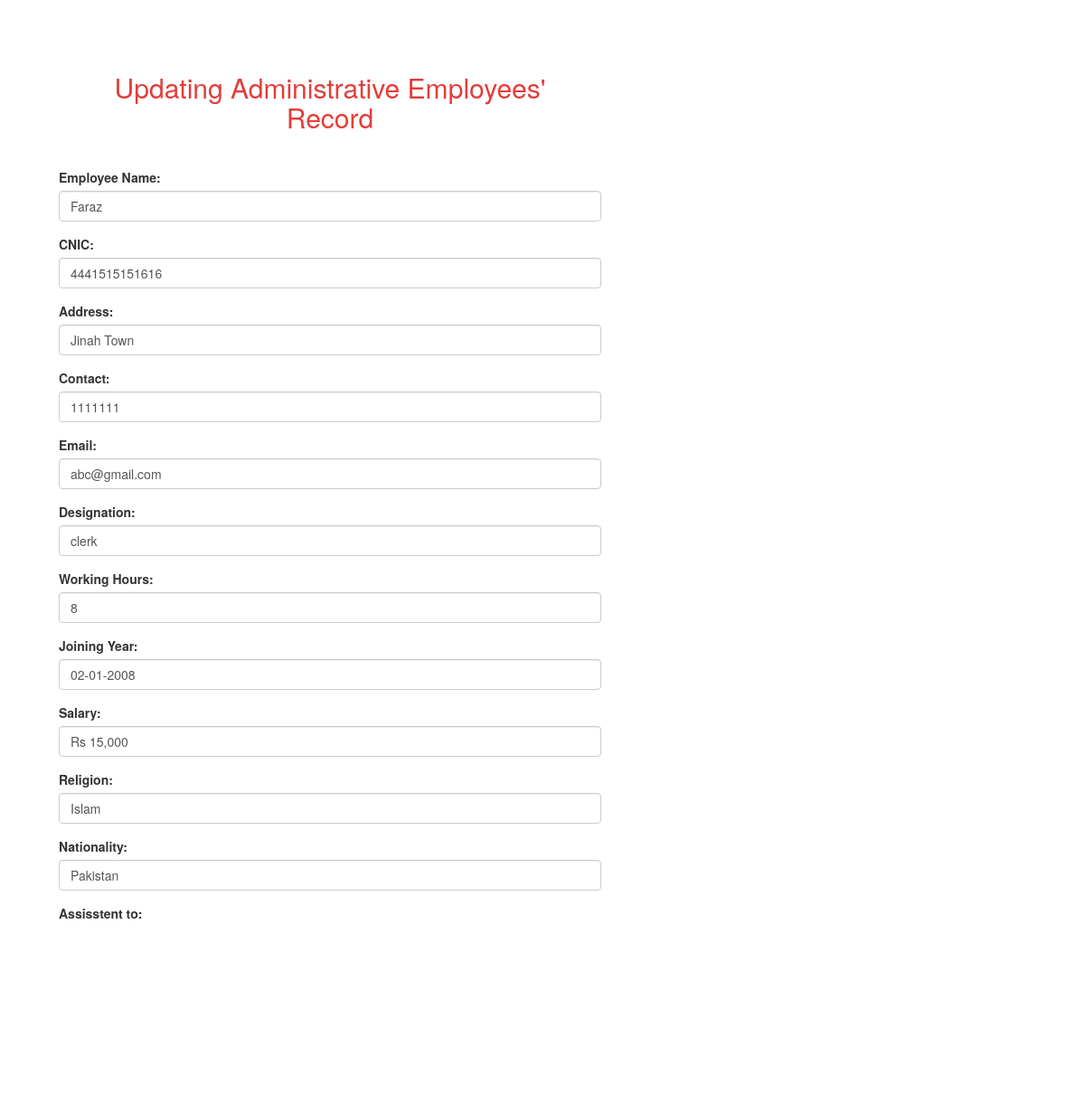
Page /edit_admin_emp.php?edit_admin_emp=5 (signed in) on the committed database.
### tables this page shows
CREATE TABLE IF NOT EXISTS `admin_emp` (
`id` int(30) NOT NULL,
  `name` varchar(60) NOT NULL,
  `cnic` varchar(60) NOT NULL,
  `addr` varchar(60) NOT NULL,
  `contact` varchar(60) NOT NULL,
  `email` varchar(60) NOT NULL,
  `desig` varchar(60) NOT NULL,
  `hours` varchar(60) NOT NULL,
  `year` varchar(60) NOT NULL,
  `salary` varchar(60) NOT NULL,
  `religion` text NOT NULL,
  `nationality` text NOT NULL,
  `assistent_to` text NOT NULL,
  `shift` text NOT NULL
);

### edit_admin_emp.php (the view, shortened to what this page needs)
<?php
	$edit_std	=	@$_GET['edit_admin_emp'];
		$que	=	"select * from admin_emp where id='$edit_std'";
		$run = mysql_query($que);
		while($row=mysql_fetch_array($run)){
			$id = $row['id'];
			$admin_emp_name			=	$row['name'];
	$admin_emp_cnic					=	$row['cnic'];
	$admin_emp_address				=	$row['addr'];
	$admin_emp_cntct				=	$row['contact'];
	$admin_emp_email				=	$row['email'];
	$admin_emp_designation			=	$row['desig'];
	$admin_emp_hours				=	$row['hours'];
	$admin_emp_year					=	$row['year'];
	$admin_emp_salary				=	$row['salary'];
	$admin_emp_religion				=	$row['religion'];
	$admin_emp_nationality			=	$row['nationality'];
	$admin_emp_assisstent			=	$row['assistent_to'];
	$admin_emp_shift				=	$row['shift'];
		}
?>
<!DOCTYPE html>
<head>
<link rel="stylesheet" href="jui/css/jquery-ui-1.10.4.custom.css" type="text/css">
	<link href="css/bootstrap.min.css" rel="stylesheet">
<link href="admin.css" rel="stylesheet" type="text/css" />
</head>
<body>
		<div class="container">
		<div class="form">
		<form method="post" action="edit_admin_emp.php?edit_admin_emp=<?php echo $id; ?>" >
		<center>
			<div><h2 class="heading1">Updating Administrative Employees' Record</h2></div>
		</center><br />
  <div class="form-group">
    <label for="admin_emp_name">Employee Name:</label>
    <input type="text" name="admin_emp_name" class="form-control" id="admin_emp_name" value="<?php echo @$admin_emp_name; ?>">
  </div>
  <div class="form-group">
    <label for="admin_emp_cnic">CNIC:</label>
    <input type="text" class="form-control" name="admin_emp_cnic" id="admin_emp_cnic" value="<?php echo @$admin_emp_cnic; ?>">
  </div>
  <div class="form-group">
    <label for="admin_emp_address">Address:</label>
    <input type="text" name="admin_emp_address" class="form-control" id="admin_emp_address" value="<?php echo @$admin_emp_address; ?>">
  </div>
  <div class="form-group">
    <label for="admin_emp_cntct">Contact:</label>
    <input type="text" name="admin_emp_cntct" class="form-control" id="admin_emp_cntct" value="<?php echo @$admin_emp_cntct; ?>">
  </div>
  <div class="form-group">
    <label for="admin_emp_email">Email:</label>
    <input type="text" name="admin_emp_email" class="form-control" id="admin_emp_email" value="<?php echo @$admin_emp_email; ?>">
  </div>
  <div class="form-group">
    <label for="admin_emp_designation">Designation:</label>
    <input type="text" name="admin_emp_designation" class="form-control" id="admin_emp_designation" value="<?php echo @$admin_emp_designation; ?>">
  </div>
  <div class="form-group">
    <label for="admin_emp_hours">Working Hours:</label>
    <input type="text" name="admin_emp_hours" class="form-control" id="admin_emp_hours" value="<?php echo @$admin_emp_hours; ?>">
  </div>
  <div class="form-group">
    <label for="admin_emp_year">Joining Year:</label>
    <input type="text" name="admin_emp_year" class="form-control" id="admin_emp_year" value="<?php echo @$admin_emp_year; ?>">
  </div>
  <div class="form-group">
    <label for="admin_emp_salary">Salary:</label>
    <input type="text" name="admin_emp_salary" class="form-control" id="admin_emp_salary" value="<?php echo @$admin_emp_salary; ?>">
  </div>
  <div class="form-group">
    <label for="admin_emp_religion">Religion:</label>
    <input type="text" name="admin_emp_religion" class="form-control" id="admin_emp_religion" value="<?php echo @$admin_emp_religion; ?>">
  </div>
  <div class="form-group">
    <label for="admin_emp_nationality">Nationality:</label>
    <input type="text" name="admin_emp_nationality" class="form-control" id="admin_emp_nationality" value="<?php echo @$admin_emp_nationality; ?>">
  </div>
  <div class="form-group">
    <label for="admin_emp_assisstent">Assisstent to:</label>
    <input type="text" name="admin_emp_assisstent" class="form-control" id="admin_emp_assisstent" value="<?php echo @$admin_emp_assisstent; ?>">
  </div>
  <div class="form-group">
    <label for="admin_emp_shift">Shift:</label>
    <input type="text" name="admin_emp_shift" class="form-control" id="admin_emp_shift" value="<?php echo @$admin_emp_shift; ?>">
  </div>
  <button type="submit" name="edit_admin_emp_btn" class="btn btn-danger">Update</button>
</form>
</div>
</div>
</body>
</html>

### admin.css (style rules this page uses)
.container { margin:50px; padding-top:10px; }
.heading1 { color:#E43C39; margin:20px; }
.form { width:600px; }

### rows in the picture
admin_emp: admin_emp_name "Faraz", admin_emp_cnic "4441515151616", admin_emp_address "Jinah Town", admin_emp_cntct "1111111", admin_emp_email "abc@gmail.com", admin_emp_designation "clerk", admin_emp_hours "8", admin_emp_year "02-01-2008", admin_emp_salary "Rs 15,000", admin_emp_religion "Islam", admin_emp_nationality "Pakistan", admin_emp_assisstent "None", admin_emp_shift "Morning"
